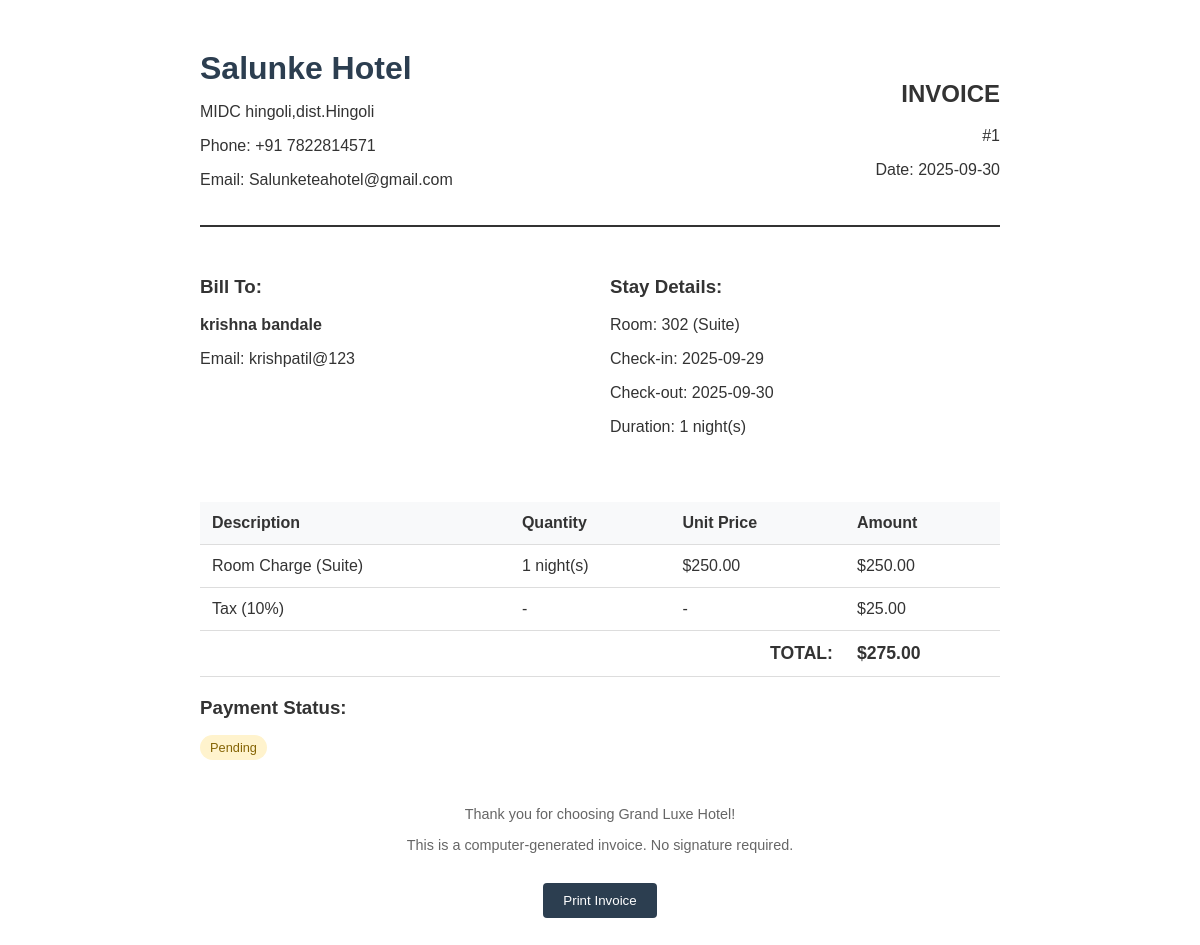
/admin/print_invoice/1 (signed in), run on the app's committed database.
### tables this page shows
CREATE TABLE bills
                 (id INTEGER PRIMARY KEY, 
                  booking_id INTEGER,
                  room_charge REAL,
                  tax_amount REAL,
                  total_amount REAL,
                  payment_status TEXT DEFAULT 'Pending',
                  created_date DATE,
                  FOREIGN KEY (booking_id) REFERENCES bookings (id));

CREATE TABLE bookings
                 (id INTEGER PRIMARY KEY, guest_name TEXT, guest_email TEXT, 
                  room_id INTEGER, check_in DATE, check_out DATE, status TEXT);

CREATE TABLE rooms
                 (id INTEGER PRIMARY KEY, number TEXT, type TEXT, price REAL, status TEXT);

### app.py (the view)
@app.route('/admin/print_invoice/<int:bill_id>')
def print_invoice(bill_id):
    if not session.get('admin_logged_in'):
        return redirect(url_for('admin_login'))
    conn = get_db_connection()
    bill = conn.execute('''
        SELECT bills.*, bookings.guest_name, bookings.guest_email,
               rooms.number as room_number, rooms.type as room_type, rooms.price as room_price,
               bookings.check_in, bookings.check_out
        FROM bills
        JOIN bookings ON bills.booking_id = bookings.id
        JOIN rooms ON bookings.room_id = rooms.id
        WHERE bills.id = ?
    ''', (bill_id,)).fetchone()
    conn.close()
    if not bill:
        flash('Bill not found.', 'error')
        return redirect(url_for('view_bills'))
    check_in = datetime.strptime(bill['check_in'], '%Y-%m-%d')
    check_out = datetime.strptime(bill['check_out'], '%Y-%m-%d')
    num_days = (check_out - check_in).days
    return render_template('invoice.html', bill=bill, num_days=num_days)

### app.py (called while the page is built)
def get_db_connection():
    conn = sqlite3.connect('hotel.db')
    conn.row_factory = sqlite3.Row
    return conn

### templates/invoice.html (shortened to what this page needs)
<!DOCTYPE html>
<html lang="en">
<head>
</head>
<body>
    <div class="invoice-container">
        <div class="header">
            <div class="hotel-info">
                <h1>Salunke Hotel</h1>
                <p>MIDC hingoli,dist.Hingoli</p>
                <p>Phone: +91 7822814571</p>
                <p>Email: Salunketeahotel@gmail.com</p>
            </div>
            <div class="invoice-title">
                <h2>INVOICE</h2>
                <p>#{{ bill.id }}</p>
                <p>Date: {{ bill.created_date }}</p>
            </div>
        </div>
        <div class="invoice-details">
            <div class="section">
                <h3>Bill To:</h3>
                <p><strong>{{ bill.guest_name }}</strong></p>
                <p>Email: {{ bill.guest_email }}</p>
            </div>
            <div class="section">
                <h3>Stay Details:</h3>
                <p>Room: {{ bill.room_number }} ({{ bill.room_type }})</p>
                <p>Check-in: {{ bill.check_in }}</p>
                <p>Check-out: {{ bill.check_out }}</p>
                <p>Duration: {{ num_days }} night(s)</p>
            </div>
        </div>
        <table>
            <thead>
                <tr>
                    <th>Description</th>
                    <th>Quantity</th>
                    <th>Unit Price</th>
                    <th>Amount</th>
                </tr>
            </thead>
            <tbody>
                <tr>
                    <td>Room Charge ({{ bill.room_type }})</td>
                    <td>{{ num_days }} night(s)</td>
                    <td>${{ "%.2f"|format(bill.room_price) }}</td>
                    <td>${{ "%.2f"|format(bill.room_charge) }}</td>
                </tr>
                <tr>
                    <td>Tax (10%)</td>
                    <td>-</td>
                    <td>-</td>
                    <td>${{ "%.2f"|format(bill.tax_amount) }}</td>
                </tr>
                <tr class="total-row">
                    <td colspan="3" style="text-align: right;">TOTAL:</td>
                    <td>${{ "%.2f"|format(bill.total_amount) }}</td>
                </tr>
            </tbody>
        </table>
        <div class="section">
            <h3>Payment Status:</h3>
            <span class="status-badge {% if bill.payment_status == 'Paid' %}status-paid{% else %}status-pending{% endif %}">
                {{ bill.payment_status }}
            </span>
        </div>
        <div class="footer">
            <p>Thank you for choosing Grand Luxe Hotel!</p>
            <p>This is a computer-generated invoice. No signature required.</p>
        </div>
        <div class="no-print" style="text-align: center; margin-top: 30px;">
            <button onclick="window.print()" style="padding: 10px 20px; background: #2c3e50; color: white; border: none; border-radius: 4px; cursor: pointer;">
                Print Invoice
            </button>
        </div>
    </div>
</body>
</html>

### templates/invoice.html (style rules this page uses)
body { font-family: Arial, sans-serif; margin: 0; padding: 20px; color: #333; }
.invoice-container { max-width: 800px; margin: 0 auto; background: white; padding: 30px; }
.header { display: flex; justify-content: space-between; align-items: center; border-bottom: 2px solid #333; padding-bottom: 20px; margin-bottom: 30px; }
.hotel-info h1 { color: #2c3e50; margin: 0; }
.invoice-title { text-align: right; }
.invoice-details { display: grid; grid-template-columns: 1fr 1fr; gap: 20px; margin-bottom: 30px; }
.section { margin-bottom: 20px; }
table { width: 100%; border-collapse: collapse; margin: 20px 0; }
th, td { padding: 12px; text-align: left; border-bottom: 1px solid #ddd; }
th { background-color: #f8f9fa; }
.total-row { font-weight: bold; font-size: 1.1em; }
.footer { text-align: center; margin-top: 50px; color: #666; font-size: 0.9em; }
.status-badge { padding: 5px 10px; border-radius: 15px; font-size: 0.8em; }
.status-pending { background: #fff3cd; color: #856404; }

### data on the page
bills: id "1", created_date "2025-09-30", room_charge "250.00", tax_amount "25.00", total_amount "275.00", payment_status "Pending"
bookings: guest_name "krishna bandale", guest_email "krishpatil@123", check_in "2025-09-29", check_out "2025-09-30"
rooms: room_number "302", room_type "Suite", room_price "250.00"

### other printed values
{{ num_days }} "1"
